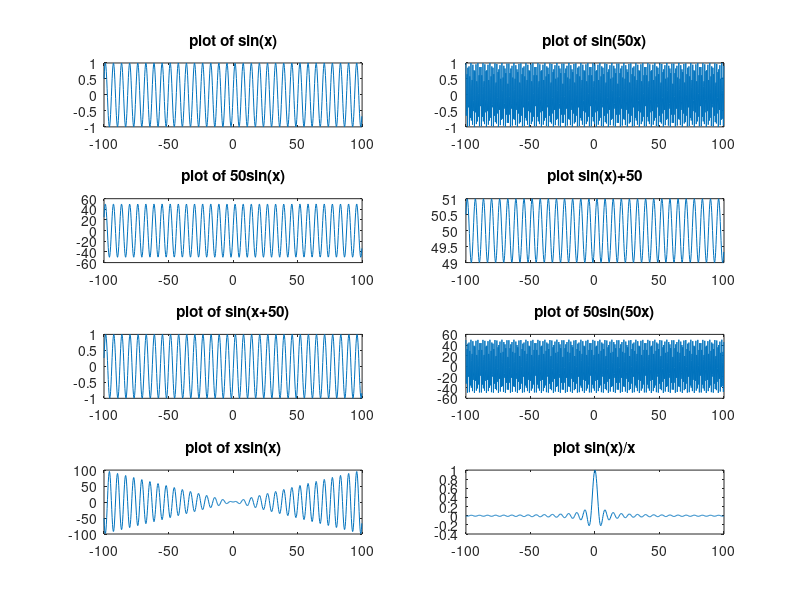
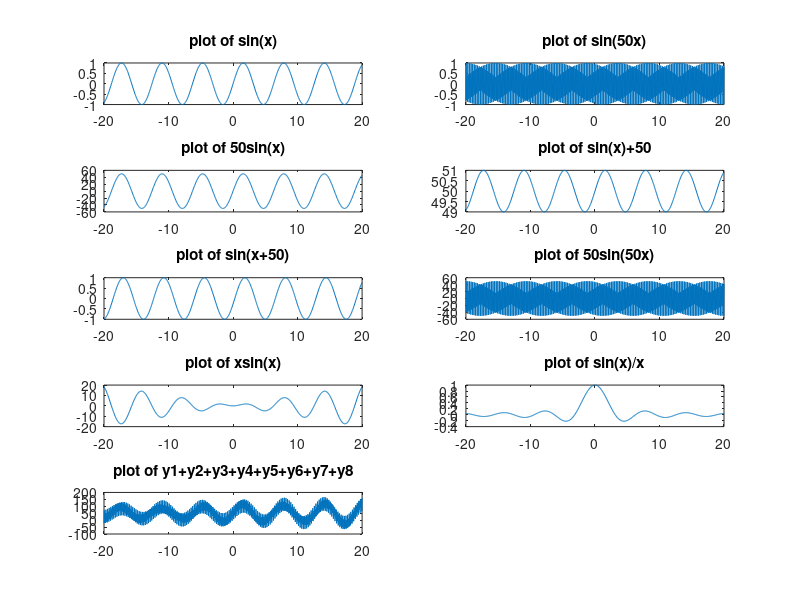
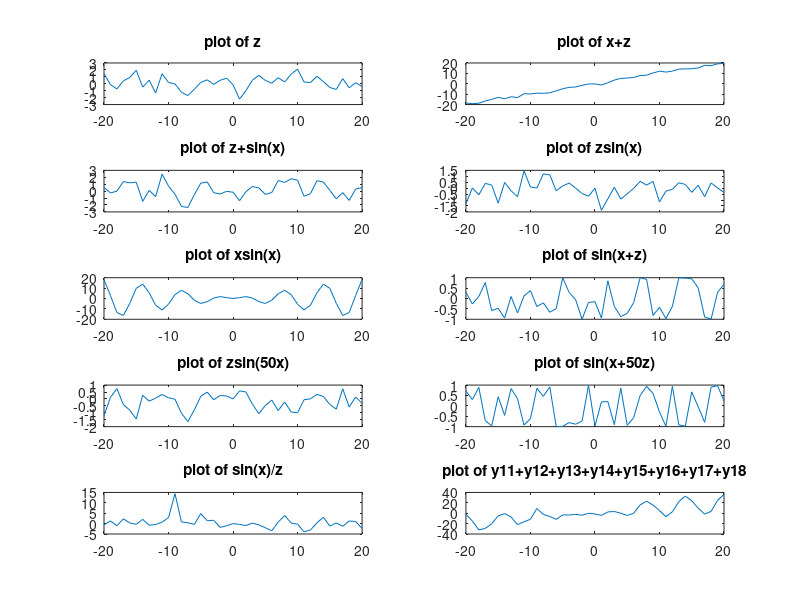
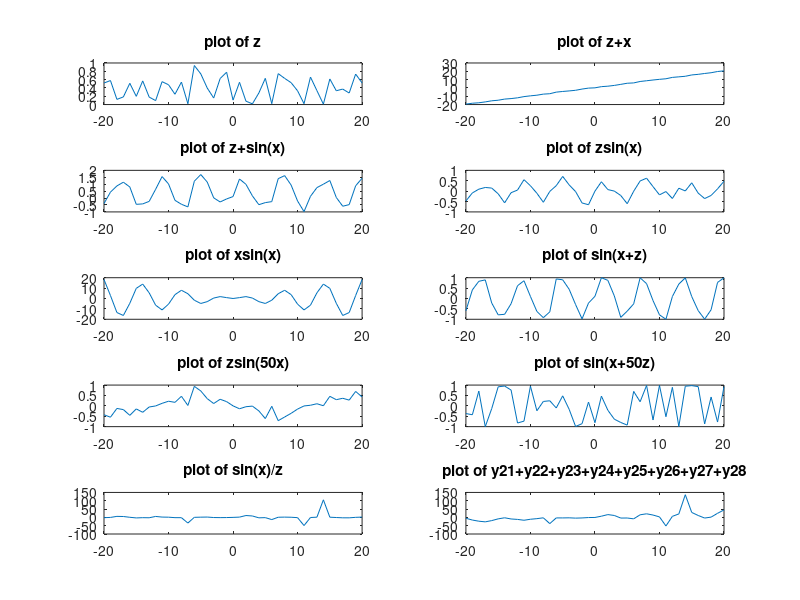

Write the MATLAB code that produced these figures, in order.
%%%%%%%%%%%%%
% PROBLEM 1 %
%%%%%%%%%%%%%

figure(1)

clf('reset')

x = -100:0.3:100;

subplot(4,2,1)
y1 = sin(x);
plot(x,y1)
title('plot of sin(x)')

subplot(4,2,2)
y2 = sin(50 * x);
plot(x,y2)
title('plot of sin(50x)')

subplot(4,2,3)
y3 = 50 * sin(x);
plot(x,y3)
title('plot of 50sin(x)')

subplot(4,2,4)
y4 = sin(x) + 50;
plot(x,y4)
title('plot sin(x)+50')

subplot(4,2,5)
y5 = sin(x + 50);
plot(x,y5)
title('plot of sin(x+50)')

subplot(4,2,6)
y6 = 50 * sin(50*x);
plot(x,y6)
title('plot of 50sin(50x)')

subplot(4,2,7)
y7 = x .* sin(x);
plot(x,y7)
title('plot of xsin(x)')

subplot(4,2,8)
y8 = sin(x) ./ x;
plot(x,y8)
title('plot sin(x)/x')

%%%%%%%%%%%%%
% PROBLEM 2 %
%%%%%%%%%%%%%

figure(2)

clf('reset')

x = -20:0.05:20;

subplot(5,2,1)
y1 = sin(x);
plot(x,y1)
title('plot of sin(x)')

subplot(5,2,2)
y2 = sin(50*x);
plot(x,y2)
title('plot of sin(50x)')

subplot(5,2,3)
y3 = 50 * sin(x);
plot(x,y3)
title('plot of 50sin(x)')

subplot(5,2,4)
y4 = sin(x) + 50;
plot(x,y4)
title('plot of sin(x)+50')

subplot(5,2,5)
y5 = sin(x + 50);
plot(x,y5)
title('plot of sin(x+50)')

subplot(5,2,6)
y6 = 50 * sin(50 * x);
plot(x,y6)
title('plot of 50sin(50x)')

subplot(5,2,7)
y7 = x .* sin(x);
plot(x,y7)
title('plot of xsin(x)')

subplot(5,2,8)
y8 = sin(x) ./ x;
plot(x,y8)
title('plot of sin(x)/x')

subplot(5,2,9)
y9 = y1 + y2 + y3 + y4 + y5 + y6 + y7 + y8;
plot(x,y9)
title('plot of y1+y2+y3+y4+y5+y6+y7+y8')

%%%%%%%%%%%%%
% PROBLEM 3 %
%%%%%%%%%%%%%

figure(3)

clf('reset')

x = linspace(-20,20,41);
z = randn(1,41);

subplot(5,2,1)
y10 = z;
plot(x,y10)
title('plot of z')

subplot(5,2,2)
y11 = z + x;
plot(x,y11)
title('plot of x+z')

subplot(5,2,3)
y12 = z + sin(x);
plot(x,y12)
title('plot of z+sin(x)')

subplot(5,2,4)
y13 = z .* sin(x);
plot(x,y13)
title('plot of zsin(x)')

subplot(5,2,5)
y14 = x .* sin(x);
plot(x,y14)
title('plot of xsin(x)')

subplot(5,2,6)
y15 = sin(x + z);
plot(x,y15)
title('plot of sin(x+z)')

subplot(5,2,7)
y16 = z .* sin(50 * x);
plot(x,y16)
title('plot of zsin(50x)')

subplot(5,2,8)
y17 = sin(x + 50 * z);
plot(x,y17)
title('plot of sin(x+50z)')

subplot(5,2,9)
y18 = sin(x) ./ z;
plot(x,y18)
title('plot of sin(x)/z')

subplot(5,2,10)
y19= y11 + y12 + y13 + y14 + y15 + y16 + y17 + y18;
plot(x,y19)
title('plot of y11+y12+y13+y14+y15+y16+y17+y18')

%%%%%%%%%%%%%
% PROBLEM 4 %
%%%%%%%%%%%%%

figure(4)

clf('reset')

z = rand(1,41);

subplot(5,2,1)
y20 = z;
plot(x,y20)
title('plot of z')

subplot(5,2,2)
y21 = z + x;
plot(x,y21)
title('plot of z+x')

subplot(5,2,3)
y22 = z + sin(x);
plot(x,y22)
title('plot of z+sin(x)')

subplot(5,2,4)
y23 = z .* sin(x);
plot(x,y23)
title('plot of zsin(x)')

subplot(5,2,5)
y24 = x .* sin(x);
plot(x,y24)
title('plot of xsin(x)')

subplot(5,2,6)
y25 = sin(x + z);
plot(x,y25)
title('plot of sin(x+z)')

subplot(5,2,7)
y26 = z .* sin(50 * x);
plot(x,y26)
title('plot of zsin(50x)')

subplot(5,2,8)
y27 = sin(x + 50 * z);
plot(x,y27)
title('plot of sin(x+50z)')

subplot(5,2,9)
y28 = sin(x) ./ z;
plot(x,y28)
title('plot of sin(x)/z')

subplot(5,2,10)
y29= y21 + y22 + y23 + y24 + y25 + y26 + y27 + y28;
plot(x,y29)
title('plot of y21+y22+y23+y24+y25+y26+y27+y28')

%%%%%%%%%%%%%
% PROBLEM 5 %
%%%%%%%%%%%%%

figure(5)

clf('reset')
q = randn(10000,1);
r1 = 1 .* q;
r2 = 2 .* q;
r3 = 4 .* q;
r4 = 16 .* q;

subplot(2,2,1)
hist(r1)
title("hist of r1")
subplot(2,2,2)
hist(r2)
title("hist of r2")
subplot(2,2,3)
hist(r3)
title("hist of r3")
subplot(2,2,4)
hist(r4)
title("hist of r4")

%%%%%%%%%%%%%
% PROBLEM 6 %
%%%%%%%%%%%%%

figure(6)

clf('reset')

r6 = 1 .* randn(10000,1) + 10;
r7 = 2 .* randn(10000,1) + 20;
r8 = 1 .* randn(10000,1) - 10;
r9 = 2 .* randn(10000,1) - 20;

subplot(2,2,1)
hist(r6)
title("hist of r6")
subplot(2,2,2)
hist(r7)
title("hist of r7")
subplot(2,2,3)
hist(r8)
title("hist of r8")
subplot(2,2,4)
hist(r9)
title("hist of r9")

%%%%%%%%%%%%%
% PROBLEM 7 %
%%%%%%%%%%%%%

figure(7)

clf('reset')
y = rand(10000,1);
r11 = 1 .* y - 0.5;
r21 = 2 .* y - 1;
r31 = 4 .* y - 2;
r41 = 16 .* y - 8;

subplot(2,2,1)
hist(r11)
title("hist of r11")
subplot(2,2,2)
hist(r21)
title("hist of r21")
subplot(2,2,3)
hist(r31)
title("hist of r31")
subplot(2,2,4)
hist(r41)
title("hist of r41")


%%%%%%%%%%%%%
% PROBLEM 8 %
%%%%%%%%%%%%%

figure(8)

clf('reset')

r61 = 1 .* rand(10000,1) + 10 - 0.5;
r71 = 2 .* rand(10000,1) + 20 - 1;
r81 = 1 .* rand(10000,1) - 10 - 0.5;
r91 = 2 .* rand(10000,1) - 20 - 1;

subplot(2,2,1)
hist(r61)
title("hist of r61")
subplot(2,2,2)
hist(r71)
title("hist of r71")
subplot(2,2,3)
hist(r81)
title("hist of r81")
subplot(2,2,4)
hist(r91)
title("hist of r91")

